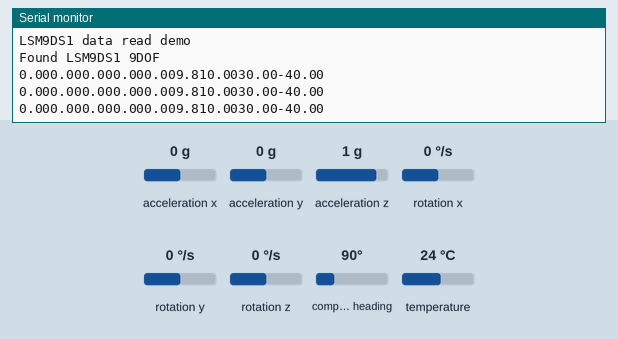
This sketch was run on a simulated ESP32. Parts: the last lines printed to the serial monitor. The test bench sets the inputs (shaded band); at power-on: acceleration x 0 g, acceleration y 0 g, acceleration z 1 g, rotation x 0 °/s, rotation y 0 °/s, rotation z 0 °/s, compass heading 90°, temperature 24 °C. WiFi joins after 1.5 s; servers stay silent unless stated.

Above: at 2.7 s.
2.8 s: acceleration x set to -1.4 g
At 3.17 s:
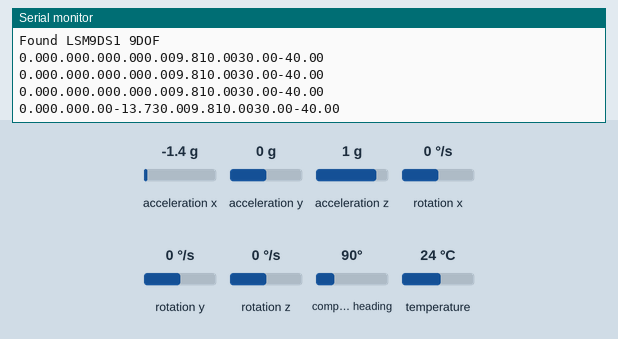
4.3 s: acceleration y set to -1.4 g
At 4.38 s:
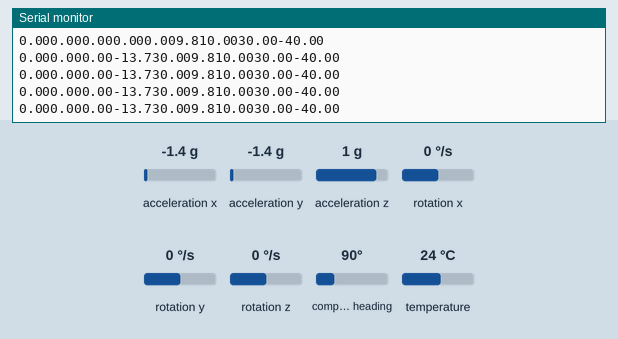
5.8 s: acceleration z set to -1.4 g
At 5.99 s:
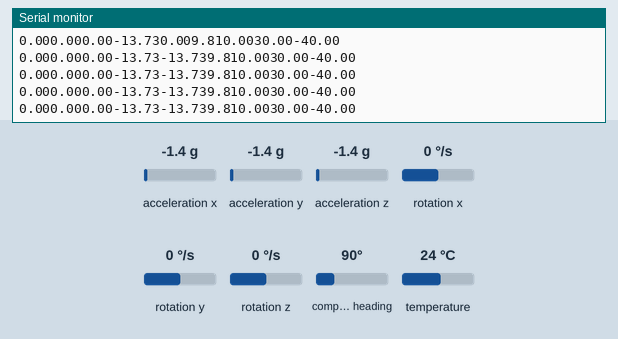
7.3 s: rotation x set to -192 °/s
At 7.6 s:
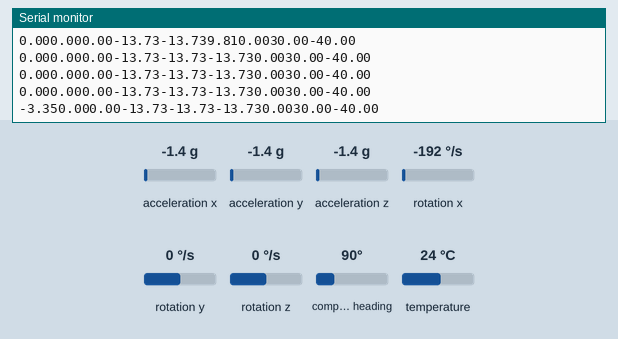
8.8 s: rotation y set to -192 °/s
At 8.81 s:
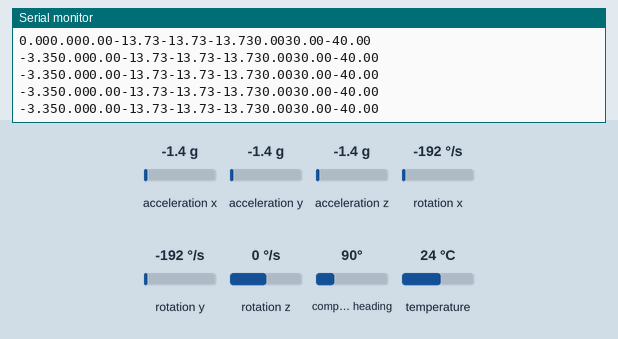
Timing chart, 0 to 11.3 s (numbered marks = the images above; inputs shaded):
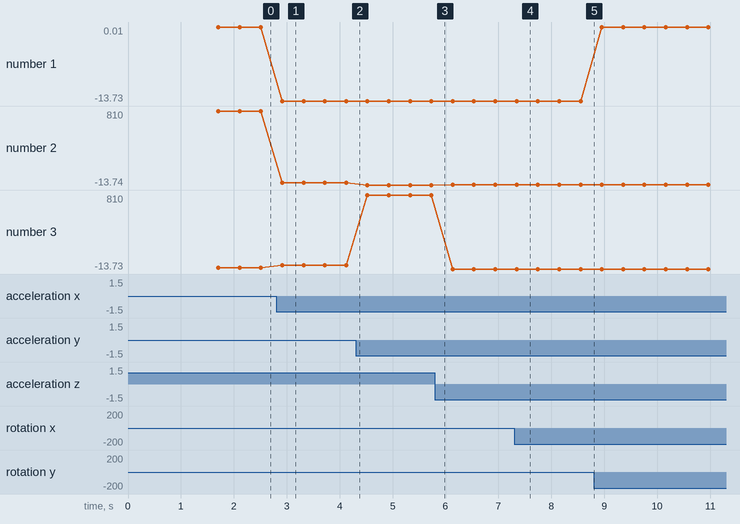

Measured:
- after the input at 2.8 s, the serial monitor: prints a new line after 0.11 s (image 1)
- after the input at 7.3 s, the serial monitor: prints a new line at once (image 4)
- plotted number 1: 0.01 → -13.73 after the input at 2.8 s
- plotted number 2: 810 → 9.81 after the input at 2.8 s, 9.81 → -13.74 after the input at 4.3 s
- plotted number 3: 0 → 30 after the input at 2.8 s

The sketch:

TestConnect.ino
```cpp
#include <WiFi.h>
#include <Wire.h>
#include <SPI.h>
#include <Adafruit_LSM9DS1.h>
#include <Adafruit_Sensor.h>
#include <ArduinoJson.h>
#define DECLINATION 15.35
#define LSM9DS1_SCK 18
#define LSM9DS1_MISO 19
#define LSM9DS1_MOSI 23
#define LSM9DS1_XGCS 5
#define LSM9DS1_MCS 4
Adafruit_LSM9DS1 lsm = Adafruit_LSM9DS1(LSM9DS1_SCK, LSM9DS1_MISO, LSM9DS1_MOSI, LSM9DS1_XGCS, LSM9DS1_MCS);

const char* ssid = "University of Washington";
//const char* ssid = "NETGEAR46";
const char* password =  "91coth61apar64woli93";

const uint16_t port = 8000;
const char* host = "10.16.6.202";
//const char * host = "192.168.1.14";


void setupSensor()
{
  // 1.) Set the accelerometer range
  lsm.setupAccel(lsm.LSM9DS1_ACCELRANGE_2G);
  //lsm.setupAccel(lsm.LSM9DS1_ACCELRANGE_4G);
  //lsm.setupAccel(lsm.LSM9DS1_ACCELRANGE_8G);
  //lsm.setupAccel(lsm.LSM9DS1_ACCELRANGE_16G);

  // 2.) Set the magnetometer sensitivity
  lsm.setupMag(lsm.LSM9DS1_MAGGAIN_4GAUSS);
  //lsm.setupMag(lsm.LSM9DS1_MAGGAIN_8GAUSS);
  //lsm.setupMag(lsm.LSM9DS1_MAGGAIN_12GAUSS);
  //lsm.setupMag(lsm.LSM9DS1_MAGGAIN_16GAUSS);

  // 3.) Setup the gyroscope
  lsm.setupGyro(lsm.LSM9DS1_GYROSCALE_245DPS);
  //lsm.setupGyro(lsm.LSM9DS1_GYROSCALE_500DPS);
  //lsm.setupGyro(lsm.LSM9DS1_GYROSCALE_2000DPS);
}


void setup()
{

  Serial.begin(115200);

  WiFi.begin(ssid, password);
  while (WiFi.status() != WL_CONNECTED) {
    delay(500);
    Serial.println("...");
  }

  Serial.print("WiFi connected with IP: ");
  Serial.println(WiFi.localIP());
 Serial.begin(115200);

  while (!Serial) {
    delay(1); // will pause Zero, Leonardo, etc until serial console opens
  }

  Serial.println("LSM9DS1 data read demo");

  // Try to initialise and warn if we couldn't detect the chip
  if (!lsm.begin())
  {
    Serial.println("Oops ... unable to initialize the LSM9DS1. Check your wiring!");
    while (1);
  }
  Serial.println("Found LSM9DS1 9DOF");

  // helper to just set the default scaling we want, see above!
  setupSensor();
}

void loop()
{
    WiFiClient client;

    if (!client.connect(host, port)) {

        Serial.println("Connection to host failed");

        delay(1000);
        return;
    }
    lsm.read();  /* ask it to read in the data */

     /* Get a new sensor event */
    sensors_event_t a, m, g, temp;

    lsm.getEvent(&a, &m, &g, &temp);
    int gx = g.gyro.x;
    int gy = g.gyro.y;
    int gz = g.gyro.z;
    //String postData = "[{ \"time\":\"8:36 PM\"&\"gyrox\":\"93.2923\"&\"gyroy\":\"120\"&\"gyroz\":\"12\" }]";
    //String postData = "time=8%3A36+PM&gyrox=93.2923&gyroy=120&gyroz=12";
    String postData = "gyrox=&gyroy=&gyroz=";
    int total = postData.length() + Serial.print(g.gyro.x) + Serial.print(g.gyro.y) + Serial.print(g.gyro.z);

    client.println("POST /gyro HTTP/1.1");
    client.println("Host: 192.168.1.14:8000");
    client.println("Content-Type: application/x-www-form-urlencoded");
    client.println("Connection: close");
    client.println("Cache-Control: no-cache");
    client.print("Content-Length: ");
    //client.println(postData.length());
    client.println(total);
    client.println("");

     client.print("gyrox="); client.print(g.gyro.x); client.print("&");
     client.print("gyroy="); client.print(g.gyro.y); client.print("&");
     client.print("gyroz="); client.print(g.gyro.z); client.println("");

      //now we post accel
      postData = "xcelx=&xcely=&xcelz=";
      total = postData.length() + Serial.print(a.acceleration.x) + Serial.print(a.acceleration.y) + Serial.print(a.acceleration.z);

    client.println("POST /xcel HTTP/1.1");
    client.println("Host: 192.168.1.14:8000");
    client.println("Content-Type: application/x-www-form-urlencoded");
    client.println("Connection: close");
    client.println("Cache-Control: no-cache");
    client.print("Content-Length: ");
    //client.println(postData.length());
    client.println(total);
    client.println("");

     client.print("xcelx="); client.print(a.acceleration.x); client.print("&");
     client.print("xcely="); client.print(a.acceleration.y); client.print("&");
     client.print("xcelz="); client.print(a.acceleration.z); client.println("");


      //now we post the magnet
      postData = "magx=&magy=&magz=";
      total = postData.length() + Serial.print(m.magnetic.x) + Serial.print(m.magnetic.y) + Serial.print(m.magnetic.z);

    client.println("POST /mag HTTP/1.1");
    client.println("Host: 192.168.1.14:8000");
    client.println("Content-Type: application/x-www-form-urlencoded");
    client.println("Connection: close");
    client.println("Cache-Control: no-cache");
    client.print("Content-Length: ");
    //client.println(postData.length());
    client.println(total);
    client.println("");

     client.print("magx="); client.print(m.magnetic.x); client.print("&");
     client.print("magy="); client.print(m.magnetic.y); client.print("&");
     client.print("magz="); client.print(m.magnetic.z); client.println("");


    //client.println(postData);
    client.stop();
    Serial.println();
    delay(200);
}
```
